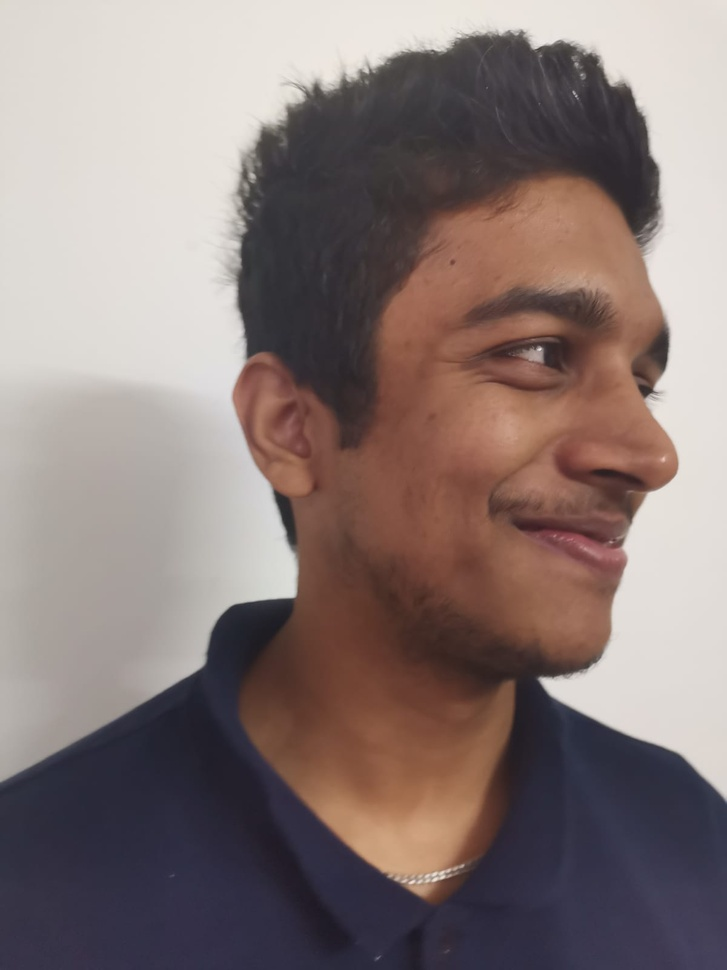
#> input picture ASSG 8/Images/imgA (1).jpeg, 727 x 970 px, shrunk from 1200 x 1600 before the run
$ jupyter execute --allow-errors 'assg 8.ipynb'   (shell and % lines are left out)
#> lines starting #> are read from the running program, lines starting #| are printed output that depends on the picture
[cell 1]
# import cv2
# import numpy as np
# import matplotlib.pyplot as plt
# %matplotlib inline

[cell 2]
# [12 lines of commented-out code are left out]

[cell 3]
# [5 lines of commented-out code are left out]

[cell 4]
# print(len(descriptors_1)+len(descriptors_2)+len(descriptors_3))

[cell 5]
# descriptors=np.append(descriptors_1,descriptors_2,axis=0)
# descriptors=np.append(descriptors,descriptors_3,axis=0)
# print(len(descriptors))

[cell 6]
# keypoints_0, descriptors_0 = sift.detectAndCompute(img0,None)

[cell 7]
# [6 lines of commented-out code are left out]

[cell 8]
# [10 lines of commented-out code are left out]

[cell 9]
import cv2
import numpy as np
import matplotlib.pyplot as plt

[cell 10]
sift = cv2.xfeatures2d.SIFT_create()
bf2 = cv2.BFMatcher()

[cell 11]
## image A
# read images
imgA1 = cv2.imread('Images/imgA (1).jpeg')
#> imgA1 is the input picture: shape (970, 727, 3); mean B, G, R 118.8, 121.1, 136.1
imgA2 = cv2.imread('Images/imgA (2).jpeg')
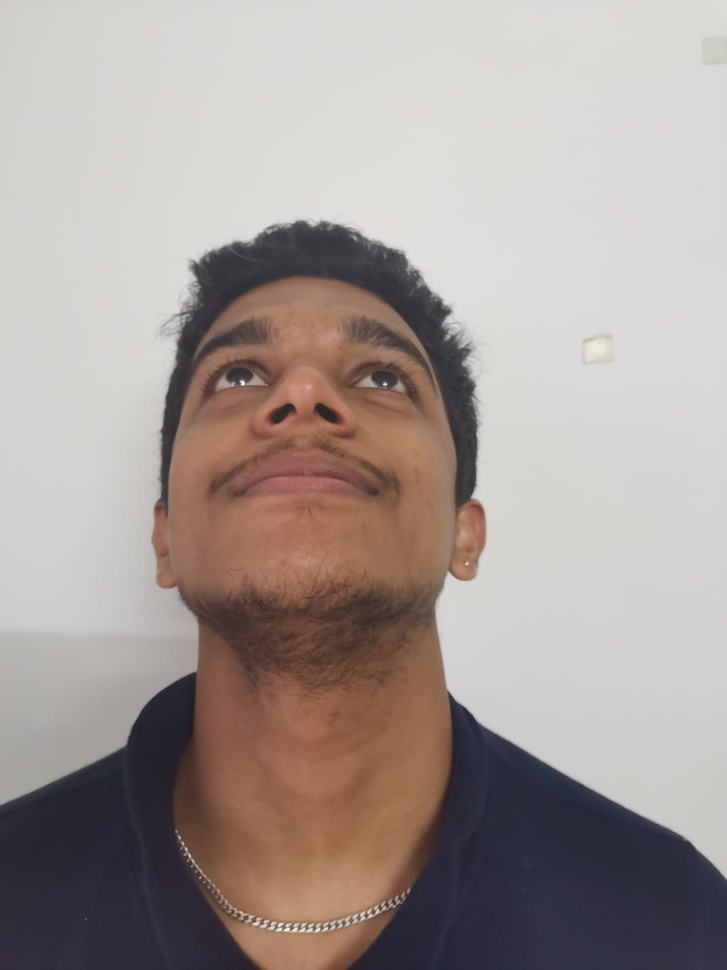
#> input picture ASSG 8/Images/imgA (2).jpeg, 727 x 970 px, shrunk from 1200 x 1600 before the run
#> imgA2 is the input picture: shape (970, 727, 3); mean B, G, R 151.5, 155.2, 165.7
imgA3 = cv2.imread('Images/imgA (3).jpeg')
imgA4 = cv2.imread('Images/imgA (4).jpeg')
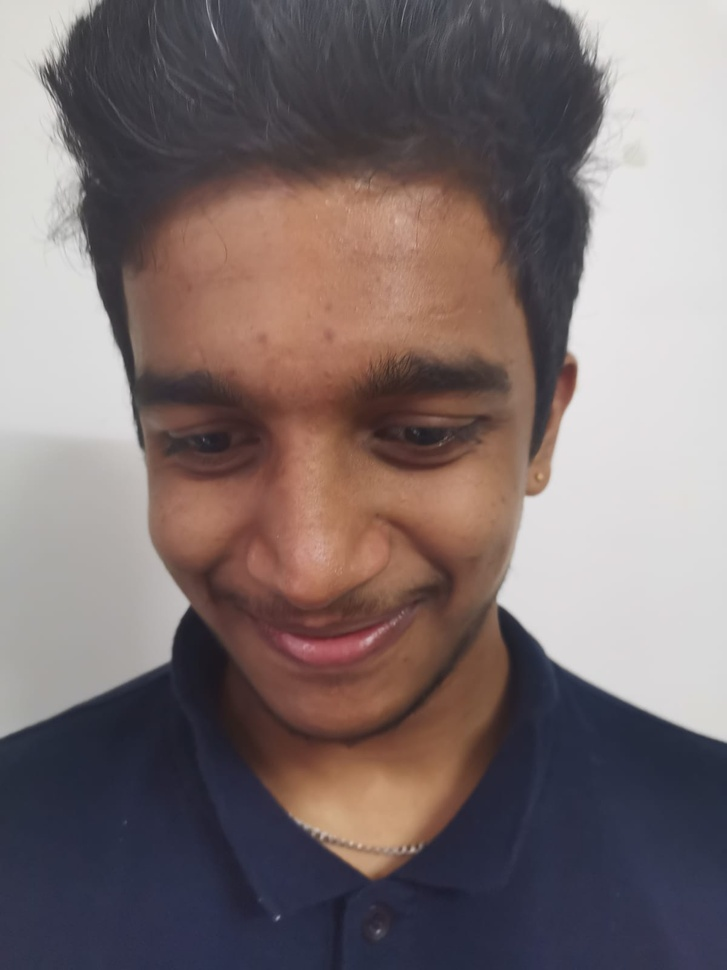
#> input picture ASSG 8/Images/imgA (4).jpeg, 727 x 970 px, shrunk from 1200 x 1600 before the run
#> imgA4 is the input picture: shape (970, 727, 3); mean B, G, R 110.5, 110.3, 123.4
imgA5 = cv2.imread('Images/imgA (5).jpeg')
imgA6 = cv2.imread('Images/imgA (6).jpeg')
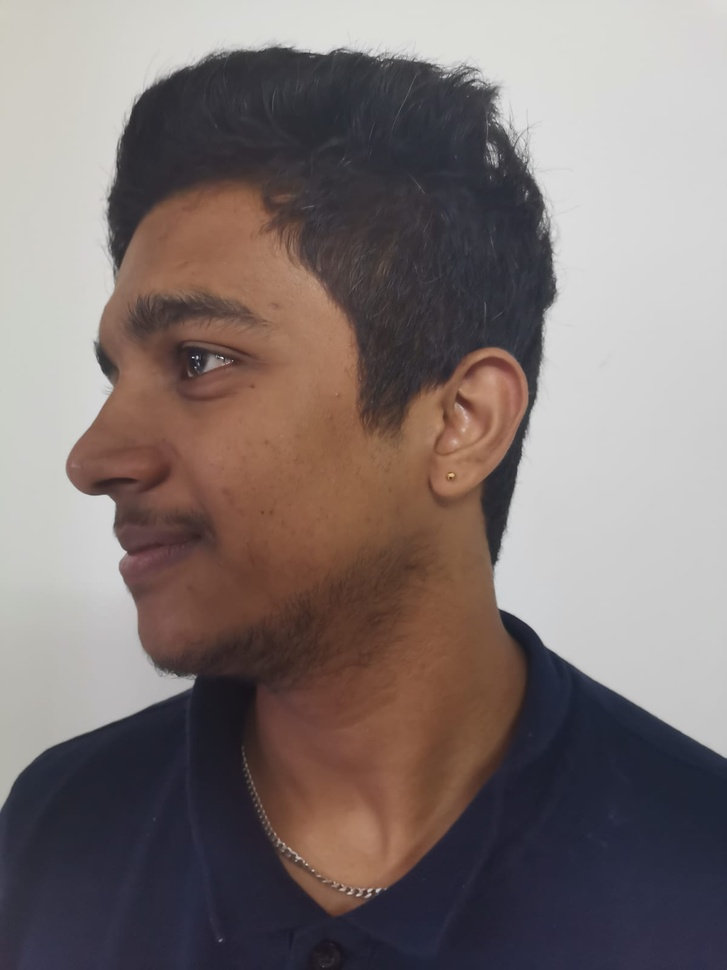
#> input picture ASSG 8/Images/imgA (6).jpeg, 727 x 970 px, shrunk from 1200 x 1600 before the run
#> imgA6 is the input picture: shape (970, 727, 3); mean B, G, R 113.5, 115.2, 126.5
imgA7 = cv2.imread('Images/imgA (7).jpeg')
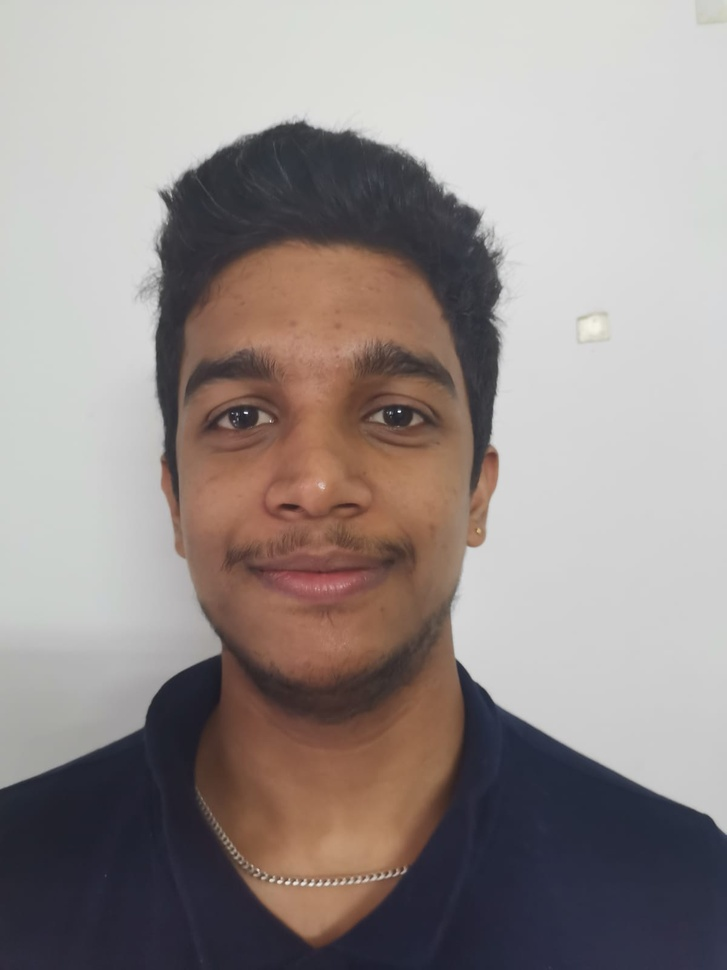
#> input picture ASSG 8/Images/imgA (7).jpeg, 727 x 970 px, shrunk from 1200 x 1600 before the run
#> imgA7 is the input picture: shape (970, 727, 3); mean B, G, R 140.2, 142.5, 151.5
imgA8 = cv2.imread('Images/imgA (8).jpeg')


imgA1 = cv2.cvtColor(imgA1, cv2.COLOR_BGR2GRAY)
#> imgA1: shape (970, 727)
imgA2 = cv2.cvtColor(imgA2, cv2.COLOR_BGR2GRAY)
#> imgA2: shape (970, 727)
#> (the rest of this cell did not finish here and is left out)

[cell 12]
## image B
# read images
imgB1 = cv2.imread('Images/imgB (1).jpeg')
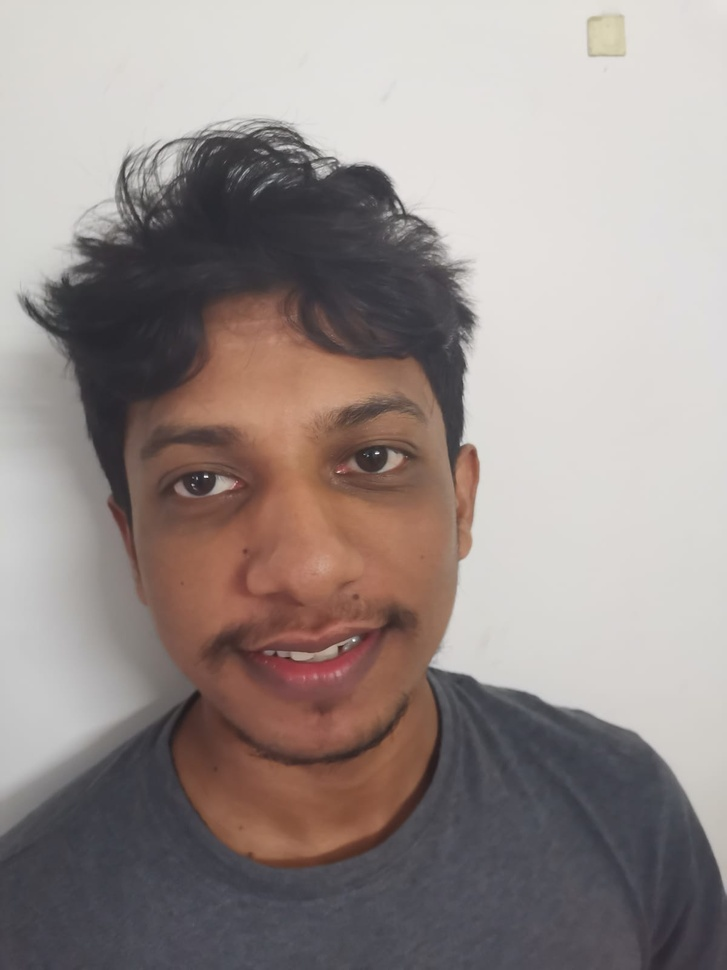
#> input picture ASSG 8/Images/imgB (1).jpeg, 727 x 970 px, shrunk from 1200 x 1600 before the run
#> imgB1 is the input picture: shape (970, 727, 3); mean B, G, R 138.9, 141.9, 152.3
imgB2 = cv2.imread('Images/imgB (2).jpeg')
imgB3 = cv2.imread('Images/imgB (3).jpeg')
imgB4 = cv2.imread('Images/imgB (4).jpeg')
imgB5 = cv2.imread('Images/imgB (5).jpeg')
imgB6 = cv2.imread('Images/imgB (6).jpeg')
imgB7 = cv2.imread('Images/imgB (7).jpeg')
imgB8 = cv2.imread('Images/imgB (8).jpeg')


imgB1 = cv2.cvtColor(imgB1, cv2.COLOR_BGR2GRAY)
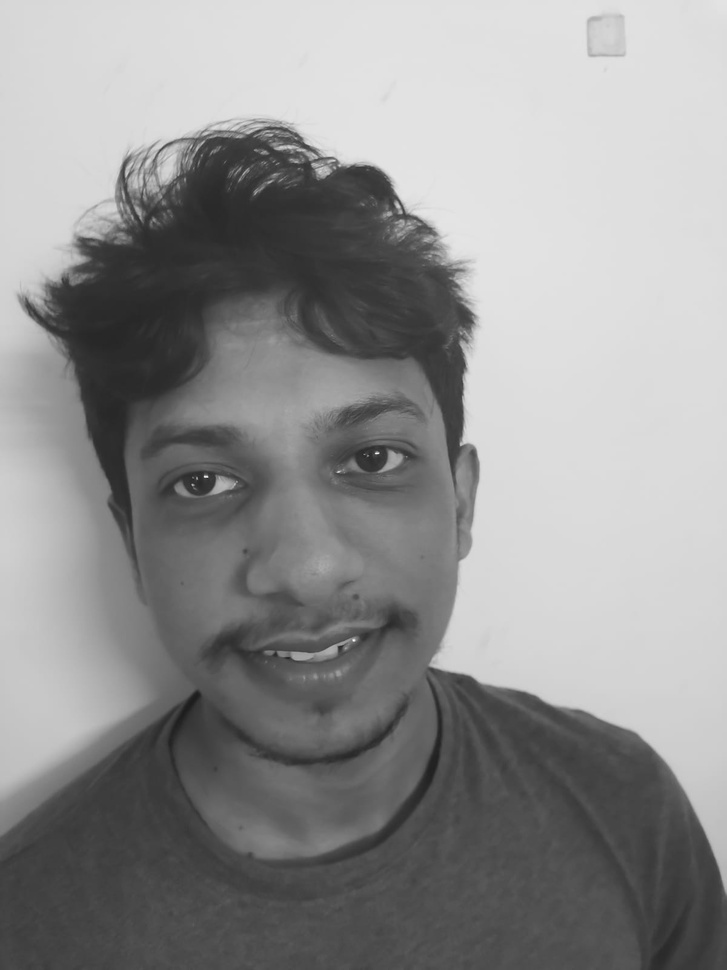
#> imgB1: shape (970, 727); min 28, max 253, mean 144.7
#> (the rest of this cell did not finish here and is left out)

[cell 13]
## image C
# read images
img1 = cv2.imread('Images/imgC (1).jpeg')
img2 = cv2.imread('Images/imgC (2).jpeg')
img3 = cv2.imread('Images/imgC (3).jpeg')
img4 = cv2.imread('Images/imgC (4).jpeg')
img5 = cv2.imread('Images/imgC (5).jpeg')
img6 = cv2.imread('Images/imgC (6).jpeg')
img7 = cv2.imread('Images/imgC (7).jpeg')
img8 = cv2.imread('Images/imgC (8).jpeg')


#> (the rest of this cell did not finish here and is left out)

[cell 14]
## image D
# read images
img1 = cv2.imread('Images/imgD (1).jpeg')
img2 = cv2.imread('Images/imgD (2).jpeg')
img3 = cv2.imread('Images/imgD (3).jpeg')
img4 = cv2.imread('Images/imgD (4).jpeg')
img5 = cv2.imread('Images/imgD (5).jpeg')
img6 = cv2.imread('Images/imgD (6).jpeg')
img7 = cv2.imread('Images/imgD (7).jpeg')
img8 = cv2.imread('Images/imgD (8).jpeg')


#> (the rest of this cell did not finish here and is left out)

[cell 15]
def testmatch(img):
    img0 = cv2.imread(img)
    img0 = cv2.cvtColor(img0, cv2.COLOR_BGR2GRAY)
    plt.imshow(img0,cmap="gray")
    keypoints_0, descriptors_0 = sift.detectAndCompute(img0,None)
    #print(len(keypoints_0))

    matchesA = bf2.knnMatch(descriptorsA,descriptors_0, k=2)
    # Apply ratio test
    goodA = []
    for m,n in matchesA:
        if m.distance < 0.75*n.distance:
            goodA.append([m])
    print(len(goodA))
    print(len(matchesA))

    matchesB = bf2.knnMatch(descriptorsB,descriptors_0, k=2)
    # Apply ratio test
    goodB = []
    for m,n in matchesB:
        if m.distance < 0.75*n.distance:
            goodB.append([m])
    print(len(goodB))
    print(len(matchesB))

    matchesC = bf2.knnMatch(descriptorsC,descriptors_0, k=2)
    # Apply ratio test
    goodC = []
    for m,n in matchesC:
        if m.distance < 0.75*n.distance:
            goodC.append([m])
    print(len(goodC))
    print(len(matchesC))

    matchesD = bf2.knnMatch(descriptorsD,descriptors_0, k=2)
    # Apply ratio test
    goodD = []
    for m,n in matchesD:
        if m.distance < 0.75*n.distance:
            goodD.append([m])
    print(len(goodD))
    print(len(matchesD))

    if(len(goodA)>len(goodB) and len(goodA)>len(goodC) and len(goodA)>len(goodD) and len(goodA)>120):
        print("\n\nPersonA")
    elif(len(goodB)>len(goodC) and len(goodB)>len(goodD) and len(goodB)>125):
        print("\n\nPersonB")
    elif(len(goodC)>len(goodD) and len(goodC)>125):
        print("\n\nPersonC")
    elif(len(goodD)>125):
        print("\n\nPersonD")
    else:
        print("\n\nCan't identify")

#> (a cell that did not finish here is left out)

#> (a cell that did not finish here is left out)


#> (a cell that did not finish here is left out)


#> (a cell that did not finish here is left out)
